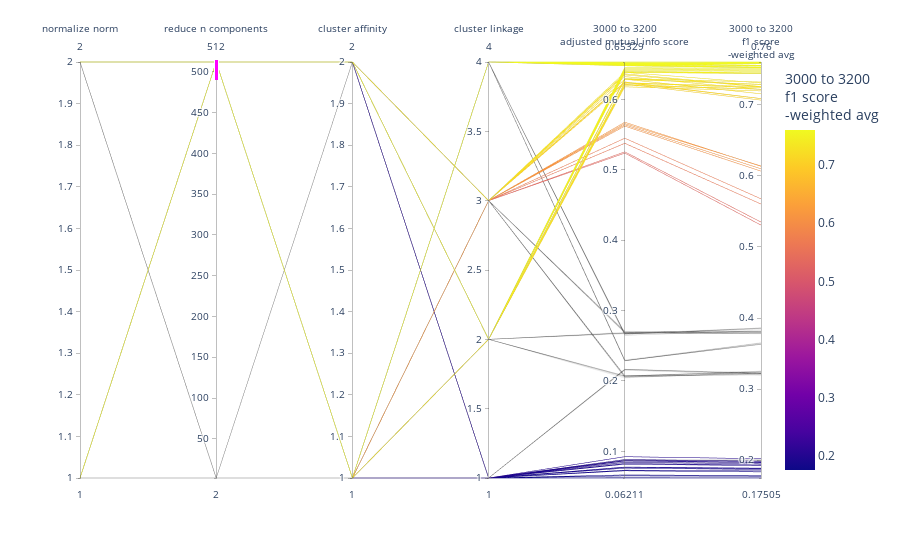

The code cell stored with this chart in its notebook:
### Code cell
l_cols_plot_raw_ = l_parallel_params + l_parallel_metrics_3k
l_cols_plot_clean_ = [rename_col_for_display(c) for c in l_cols_plot_raw_]
df_plot_ = (
    df_mlf_clustering_candidates[l_cols_plot_raw_]
    .fillna({'params._pipe-reduce__n_components': 512, 'params._pipe-normalize__norm': 'None'})  # for SVD nulls & norm nulls
    .rename(columns={c: rename_col_for_display(c) for c in l_cols_plot_raw_})
    .reset_index(drop=True)
)
# remap cluster linkage so it shows up in plot
col_linkage_clean = 'cluster linkage'
col_affinity_clean = 'cluster affinity'
col_comp_clean = 'reduce n components'
col_norm_clean = 'normalize norm'
df_plot_[col_linkage_clean] = df_plot_[col_linkage_clean].replace(d_linkage_to_num)
df_plot_[col_affinity_clean] = df_plot_[col_affinity_clean].replace(d_affinity_to_num)
df_plot_[col_comp_clean] = df_plot_[col_comp_clean].astype(int).replace(d_comp_to_num)
df_plot_[col_norm_clean] = df_plot_[col_norm_clean].replace(d_norm_to_num)
print(f"Linkage names:\n  {d_num_to_linkage}")
print(f"Affinity names:\n  {d_num_to_affinity}")
print(f"Component names:\n  {d_num_to_comp}")
print(f"Norm names:\n  {d_num_to_norm}")

fig = px.parallel_coordinates(
    df_plot_,
    color=l_cols_plot_clean_[-1],
    # dimensions=l_cols_plot_clean_,
    # labels={},
    # color_continuous_scale=px.colors.diverging.Tealrose,
    # color_continuous_midpoint=2
)
fig.show()

### Figure 1 — Plotly figure (JSON) as saved in the notebook; plotly's stock layout.template omitted (floating-point values rounded to 4 significant figures; data arrays with more than 128 entries replaced by an {"elided": "..."} marker saying what was removed)
{"data": [{"dimensions": [{"label": "normalize norm", "values": {"elided": "132 int values"}}, {"constraintrange": [490.2, 547.6], "label": "reduce n components", "values": {"elided": "132 int values"}}, {"label": "cluster affinity", "values": {"elided": "132 int values"}}, {"label": "cluster linkage", "values": {"elided": "132 int values"}}, {"label": "3000 to 3200<br>adjusted mutual info score<br>", "values": {"elided": "132 float values"}}, {"label": "3000 to 3200<br>f1 score<br>-weighted avg<br><br>", "values": {"elided": "132 float values"}}], "domain": {"x": [0, 1], "y": [0, 1]}, "line": {"color": {"elided": "132 float values"}, "coloraxis": "coloraxis"}, "name": "", "type": "parcoords"}], "layout": {"autosize": true, "coloraxis": {"colorbar": {"title": {"text": "3000 to 3200<br>f1 score<br>-weighted avg<br><br>"}}, "colorscale": [[0, "#0d0887"], [0.1111, "#46039f"], [0.2222, "#7201a8"], [0.3333, "#9c179e"], [0.4444, "#bd3786"], [0.5556, "#d8576b"], [0.6667, "#ed7953"], [0.7778, "#fb9f3a"], [0.8889, "#fdca26"], [1, "#f0f921"]]}, "legend": {"tracegroupgap": 0}, "margin": {"t": 60}}}
